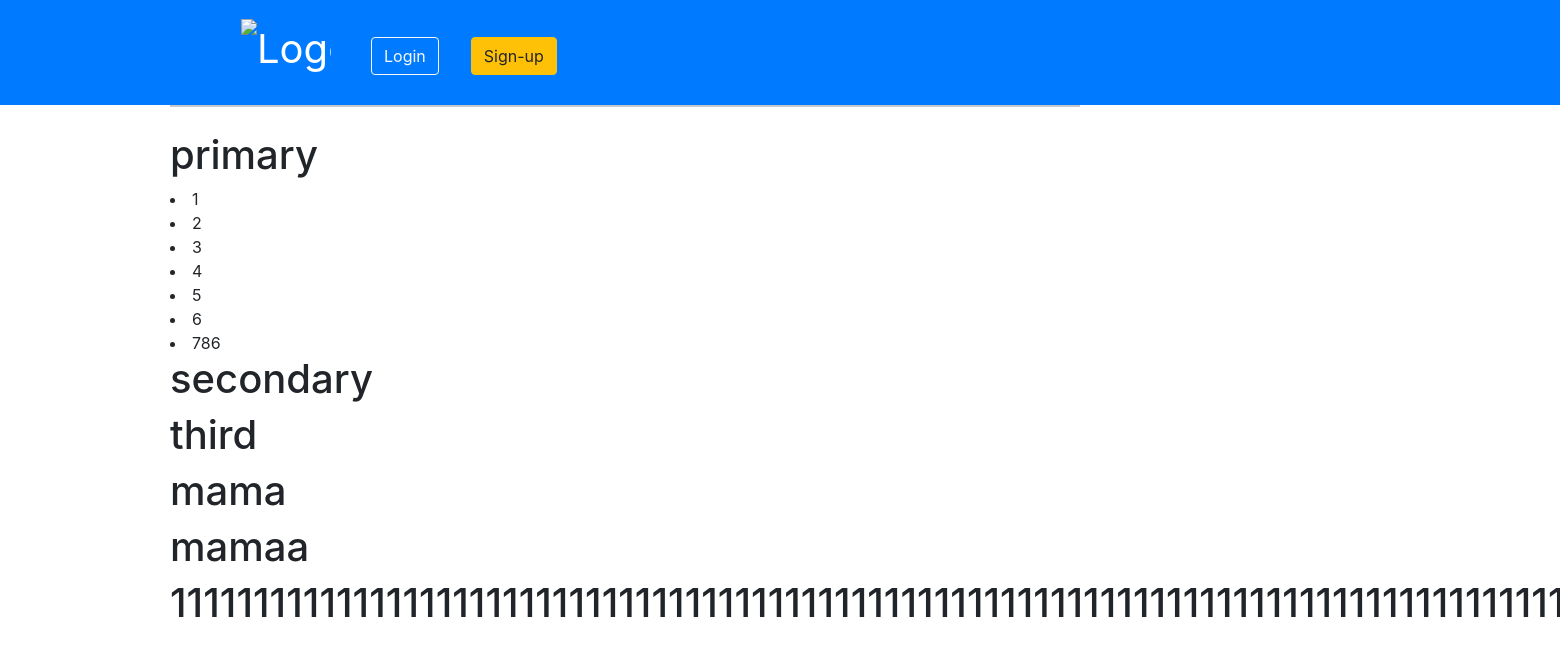
The page /list/ on the database as committed earlier.
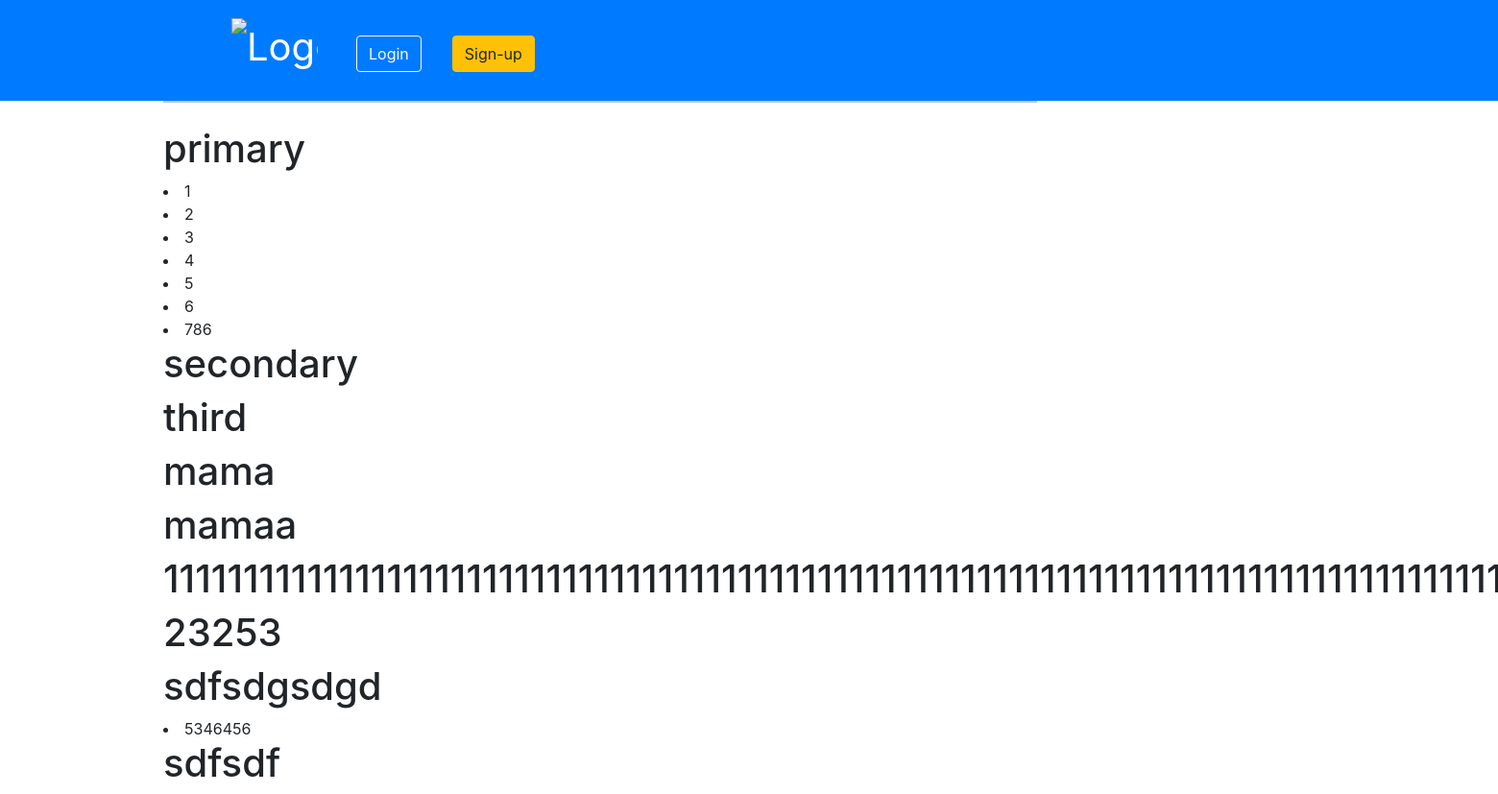
The same page on the database as committed later.
### main/models.py (models this page shows, shortened)
class TypesList(models.Model):
    name = models.CharField(max_length=1000)

class Type(models.Model):
    typeslist = models.ForeignKey(TypesList, on_delete=models.CASCADE)
    typing = models.CharField(max_length=1000)
    winner = models.BooleanField()

### main/views.py (the view)
# urls.py: path("list/",views.list, name="list"),
def list(response):
    ls = TypesList.objects.all()
    return render(response, "main/list.html", {"ls":ls})

### main/templates/main/list.html (shortened to what this page needs)
{% extends "main/base.html" %}
{% block content %}
{% for element in ls %}
<h1>{{element.name}}</h1>
<u1>
{% for type in element.type_set.all %}
    <li>{{type.typing}}</li>
{% endfor %}
</u1>
{% endfor %}
{% endblock %}

Rows that differ between the two databases and show on the page:
added TypesList: name "23253"
added TypesList: name "sdfsdgsdgd"
added Type: typing "5346456", shown under "sdfsdgsdgd"
added TypesList: name "sdfsdf"
